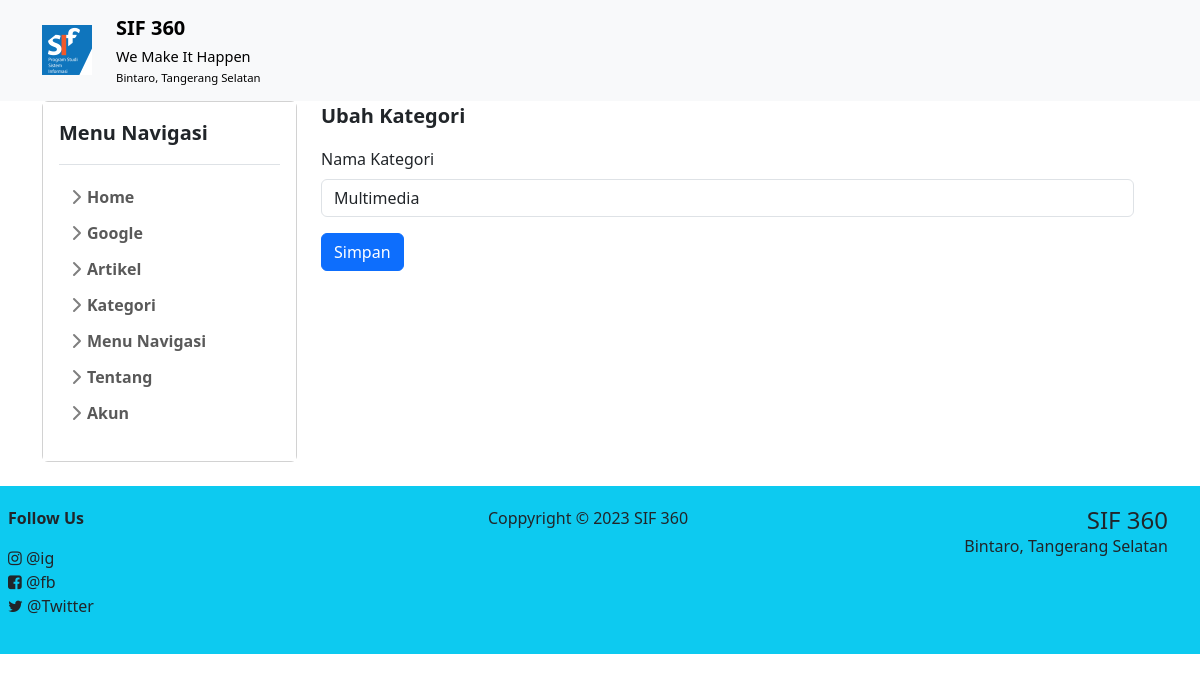
/view/admin/kategori_edit.php?id=1 (signed in), run on the app's committed database.
### tables this page shows
CREATE TABLE `about` (
  `id` int NOT NULL,
  `name` varchar(100) NOT NULL,
  `slogan` varchar(255) DEFAULT NULL,
  `address` varchar(255) DEFAULT NULL,
  `twitter` varchar(100) DEFAULT NULL,
  `facebook` varchar(100) DEFAULT NULL,
  `instagram` varchar(100) DEFAULT NULL
);

CREATE TABLE `menu` (
  `id` int NOT NULL,
  `name` varchar(100) NOT NULL,
  `slug` varchar(100) NOT NULL,
  `url` varchar(50) NOT NULL
);

CREATE TABLE `category` (
  `id` int NOT NULL,
  `name` varchar(100) NOT NULL,
  `slug` varchar(100) NOT NULL
);

### view/admin/kategori_edit.php (the view, shortened to what this page needs)
<?php
include '../template/header.php';
if($_GET['id']){
    $id = $_GET['id'];
    $query = "SELECT * FROM category WHERE id=$id";
    $result = mysqli_query($conn, $query);
    $category = mysqli_fetch_assoc($result);
}else{
    header("Location: dashboard.php");
    exit();
}
?>
    <div class="container">
        <div class="row w-100">
            <?php include '../template/sidebar.php';?>
            <div class="col-lg-9 col-md-9 col-12 order-lg-2 order-md-2 order-1">
                <p class="fs-5 fw-bold">Ubah Kategori</p>
                <form action="kategori_edit_proses.php" method="POST">
                    <div class="mb-3">
                        <label for="name" class="form-label">Nama Kategori</label>
                        <input type="text" class="form-control" id="name" name="name" required value="<?php echo $category['name'];?>">
                    </div>
                    <button type="submit" class="btn btn-primary">Simpan</button>
                </form>
            </div>
        </div>
    </div>
<?php include '../template/footer.php'; ?>

### view/template/header.php (shortened to what this page needs)
<!DOCTYPE html>
<html lang="en">
<?php
    include '../../config/database.php';
    $about = mysqli_query($conn, "SELECT * FROM about Limit 1");
    $about = mysqli_fetch_assoc($about);
?>
<head>
    <link href="https://cdn.jsdelivr.net/npm/bootstrap@5.3.0/dist/css/bootstrap.min.css" rel="stylesheet">
    <link rel="stylesheet" href="https://cdnjs.cloudflare.com/ajax/libs/font-awesome/4.7.0/css/font-awesome.css" />
    <link href="../../assets/css/sidebar.css" rel="stylesheet">
</head>
<body>
    <header>
    <nav class="navbar navbar-expand-lg navbar-light bg-light">
        <div class="container">
            <a class="navbar-brand" href="../../">
                <div class="row align-items-center">
                    <div class="col-auto">
                        <img src="../../assets/images/logo.jpg" alt="Logo" width="50" height="50">
                    </div>
                    <div class="col">
                        <p class="m-0 font-weight-bold" style="font-weight: bold !important;"><?php echo $about['name'];?></p>
                        <p class="m-0" style="font-size: smaller;"><small><?php echo $about['slogan'];?></small></p>
                        <p class="m-0" style="font-size: small;"><small><?php echo $about['address'];?></small></p>
                    </div>
                </div>
            </a>
        </div>
    </nav>
    </header>

### view/template/sidebar.php (shortened to what this page needs)
<div class="col-lg-3 col-md-3 col-12 order-lg-1 order-md-1 order-2 pr-1">
    <div class="sidebar card w-100">
        <div class="flex-shrink-0 p-3 bg-white">
            <a href="/" class="d-flex align-items-center pb-3 mb-3 link-dark text-decoration-none border-bottom">
            <span class="fs-5 fw-semibold">Menu Navigasi</span>
            </a>
            <ul class="list-unstyled ps-0">
                <li class="mb-1">
                    <button class="btn btn-toggle align-items-center rounded collapsed" data-bs-toggle="collapse" data-bs-target="#home-collapse" aria-expanded="false">
                    Home
                    </button>
                </li>
                <?php $sidebar = mysqli_query($conn, "SELECT * FROM menu");
                $sidebar = mysqli_fetch_all($sidebar, MYSQLI_ASSOC)
                ?>
                <?php foreach($sidebar as $side) {
                    $submenu = mysqli_query($conn, "SELECT * FROM submenu WHERE parent_id='$side[id]'");
                    $count = mysqli_num_rows($submenu);
                    $submenu = mysqli_fetch_all($submenu, MYSQLI_ASSOC);
                    if($count > 0){
                        ?>
                        <li class="mb-1">
                            <button class="btn btn-toggle align-items-center rounded collapsed" data-bs-toggle="collapse" data-bs-target="#<?php echo $side['id'];?>-collapse" aria-expanded="false">
                            <?php echo $side['name'];?>
                            </button>
                                <?php foreach($submenu as $sid) { ?>
                                <li><a href="<?php echo $sid['url'];?>" class="link-dark rounded"><?php echo $sid['name'];?></a></li>
                                <?php } ?>
                        </li>
                        <?php
                    }else{
                        ?>
                        <li class="mb-1 ps-3">
                            <a href="<?php echo $side['url'];?>" class="link-dark rounded"><?php echo $sid['name'];?></a>
                        </li>
                        <?php
                    }
                }
                    ?>
                <?php
                if(ISSET($_SESSION['username'])){
                ?>
                <li class="mb-1">
                    <button class="btn btn-toggle align-items-center rounded collapsed" data-bs-toggle="collapse" data-bs-target="#artikel-collapse" aria-expanded="false">
                    Artikel
                    </button>
                </li>
                <li class="mb-1">
                    <button class="btn btn-toggle align-items-center rounded collapsed" data-bs-toggle="collapse" data-bs-target="#kategori-collapse" aria-expanded="false">
                    Kategori
                    </button>
                </li>
                <li class="mb-1">
                    <button class="btn btn-toggle align-items-center rounded collapsed" data-bs-toggle="collapse" data-bs-target="#menu-collapse" aria-expanded="false">
                    Menu Navigasi
                    </button>
                </li>
                <li class="mb-1">
                    <button class="btn btn-toggle align-items-center rounded collapsed" data-bs-toggle="collapse" data-bs-target="#menu-collapse" aria-expanded="false">
                    Tentang
                    </button>
                </li>
                <?php
                }
                ?>
                <li class="mb-1">
                    <button class="btn btn-toggle align-items-center rounded collapsed" data-bs-toggle="collapse" data-bs-target="#akun-collapse" aria-expanded="false">
                    Akun
                    </button>
                </li>
            </ul>
        </div>
    </div>
</div>

### view/template/footer.php (shortened to what this page needs)
    <footer class=" bg-info mt-4  justify-content-center">
        <div class="col-12 row p-3 justify-content-center">
            <div class="col-12 col-lg-4 p-1">
                <p class="fw-bold">Follow Us</p>
                <ul class="list-unstyled ps-0">
                    <li class="me-3">
                    <i class="fa fa-instagram"></i> @<?php echo $about['instagram'];?>
                    </li>
                    <li class="me-3">
                    <i class="fa fa-facebook-square"></i> @<?php echo $about['facebook'];?>
                    </li>
                    <li class="me-3">
                    <i class="fa fa-twitter"></i> @<?php echo $about['twitter'];?>
                    </li>
                </ul>
            </div>
            <div class="col-12 col-lg-4 p-1 mt-lg-0 mt-md-0 mt-1 ">
                <p class="text-center">Coppyright &copy; <?php echo date('Y');?> <?php echo $about['name'];?></p>
            </div>
            <div class="col-12 col-lg-4 p-1 mt-lg-0 mt-md-0 mt-1 ">
                <p class="h4 f-wbold text-end m-0"><?php echo $about['name'];?></p>
                <p class="text-end m-0"><?php echo $about['address'];?></p>
            </div>
        </div>
    </footer>
</body>
</html>

### assets/css/sidebar.css (style rules this page uses)
body { min-height: 100vh; min-height: -webkit-fill-available; }
html { height: -webkit-fill-available; }
.btn-toggle { display: inline-flex; align-items: center; padding: .25rem .5rem; font-weight: 600; color: rgba(0, 0, 0, .65); background-color: transparent; border: 0; }
.btn-toggle::before { width: 1.25em; line-height: 0; transition: transform .35s ease; transform-origin: .5em 50%; }
.fw-semibold { font-weight: 600; }

### data on the page
about: name "SIF 360", slogan "We Make It Happen", address "Bintaro, Tangerang Selatan", instagram "ig", facebook "fb", twitter "Twitter"
menu: name "Google"
category: name "Multimedia"
